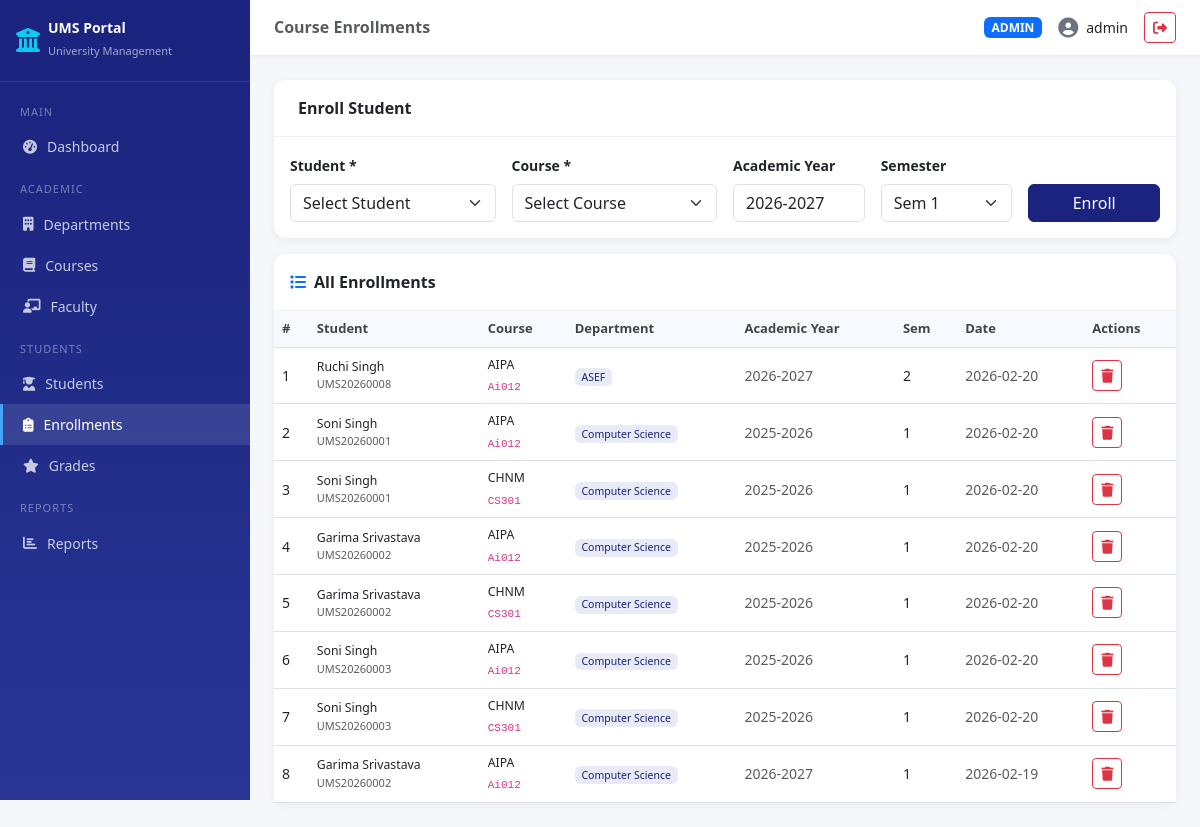
The page /enrollments (signed in) on the database its author committed.
### tables this page shows
CREATE TABLE enrollments (
                    enrollment_id INTEGER PRIMARY KEY AUTOINCREMENT,
                    student_id    INTEGER NOT NULL,
                    course_id     INTEGER NOT NULL,
                    academic_year TEXT NOT NULL,
                    semester      INTEGER NOT NULL,
                    enrolled_on   TEXT DEFAULT (datetime('now')),
                    UNIQUE(student_id, course_id, academic_year),
                    FOREIGN KEY (student_id) REFERENCES students(student_id) ON DELETE CASCADE,
                    FOREIGN KEY (course_id)  REFERENCES courses(course_id)  ON DELETE CASCADE
                );

CREATE TABLE students (
                    student_id     INTEGER PRIMARY KEY AUTOINCREMENT,
                    enrollment_no  TEXT NOT NULL UNIQUE,
                    first_name     TEXT NOT NULL,
                    last_name      TEXT NOT NULL,
                    email          TEXT NOT NULL UNIQUE,
                    phone          TEXT,
                    dob            TEXT,
                    gender         TEXT,
                    dept_id        INTEGER NOT NULL,
                    semester       INTEGER NOT NULL,
                    admission_year INTEGER NOT NULL,
                    status         TEXT DEFAULT 'Active',
                    created_at     TEXT DEFAULT (datetime('now')),
                    FOREIGN KEY (dept_id) REFERENCES departments(dept_id)
                );

CREATE TABLE courses (
                    course_id   INTEGER PRIMARY KEY AUTOINCREMENT,
                    course_name TEXT NOT NULL,
                    course_code TEXT NOT NULL UNIQUE,
                    credits     INTEGER NOT NULL,
                    dept_id     INTEGER NOT NULL,
                    semester    INTEGER NOT NULL,
                    FOREIGN KEY (dept_id) REFERENCES departments(dept_id)
                );

CREATE TABLE departments (
                    dept_id    INTEGER PRIMARY KEY AUTOINCREMENT,
                    dept_name  TEXT NOT NULL UNIQUE,
                    dept_code  TEXT NOT NULL UNIQUE,
                    hod_name   TEXT,
                    created_at TEXT DEFAULT (datetime('now'))
                );

### app.py (the view, shortened to what this page needs)
@app.route('/enrollments', methods=['GET', 'POST'])
@login_required('admin')
def enrollments():
    enroll_list = db.fetch_all("""
        SELECT e.*, s.first_name||' '||s.last_name as student_name,
               s.enrollment_no, c.course_name, c.course_code, d.dept_name
        FROM enrollments e
        JOIN students s ON e.student_id=s.student_id
        JOIN courses c  ON e.course_id=c.course_id
        JOIN departments d ON s.dept_id=d.dept_id
        ORDER BY e.enrolled_on DESC
    """)
    students_list = db.fetch_all(
        "SELECT student_id, first_name||' '||last_name as name, enrollment_no FROM students WHERE status='Active'"
    )
    courses_list = db.fetch_all("SELECT course_id, course_name, course_code FROM courses")
    year = datetime.now().year
    return render_template('enrollments.html', enrollments=enroll_list,
                           students=students_list, courses=courses_list,
                           academic_year=f"{year}-{year+1}")

### app.py (called while the page is built)
def login_required(role=None):
    def decorator(f):
        @wraps(f)
        def wrapper(*args, **kwargs):
            if 'user_id' not in session:
                flash('Please login first!', 'warning')
                return redirect(url_for('login'))
            if role and session.get('role') != role and session.get('role') != 'admin':
                flash('Access denied!', 'danger')
                return redirect(url_for('dashboard'))
            return f(*args, **kwargs)
        return wrapper
    return decorator

    def get_connection(self):
        conn = sqlite3.connect(self.db_path)
        conn.row_factory = sqlite3.Row
        conn.execute("PRAGMA foreign_keys = ON")
        return conn

    def fetch_all(self, query, params=()):
        conn = self.get_connection()
        try:
            cur = conn.execute(query, params)
            return [dict(row) for row in cur.fetchall()]
        except sqlite3.Error as e:
            raise Exception(f"Fetch error: {e}")
        finally:
            conn.close()

### templates/enrollments.html (shortened to what this page needs)
{% extends "base.html" %}
{% block page_title %}Course Enrollments{% endblock %}
{% block content %}
{% if session.role == 'admin' %}
<div class="card mb-3">
    <div class="card-header py-3">Enroll Student</div>
    <div class="card-body">
        <form method="POST" class="row g-3">
            <div class="col-md-3">
                <label class="form-label small fw-semibold">Student *</label>
                <select name="student_id" class="form-select" required>
                    <option value="">Select Student</option>
                </select>
            </div>
            <div class="col-md-3">
                <label class="form-label small fw-semibold">Course *</label>
                <select name="course_id" class="form-select" required>
                    <option value="">Select Course</option>
                </select>
            </div>
            <div class="col-md-2">
                <label class="form-label small fw-semibold">Academic Year</label>
                <input type="text" name="academic_year" class="form-control" value="{{ academic_year }}" required>
            </div>
            <div class="col-md-2">
                <label class="form-label small fw-semibold">Semester</label>
                <select name="semester" class="form-select" required>
                    {% for i in range(1,9) %}<option value="{{ i }}">Sem {{ i }}</option>{% endfor %}
                </select>
            </div>
            <div class="col-md-2 d-flex align-items-end">
                <button type="submit" class="btn btn-primary w-100">Enroll</button>
            </div>
        </form>
    </div>
</div>
{% endif %}
<div class="card">
    <div class="card-header py-3"><i class="fas fa-list me-2 text-primary"></i>All Enrollments</div>
    <div class="card-body p-0">
        <table class="table table-hover mb-0">
            <thead>
                <tr><th>#</th><th>Student</th><th>Course</th><th>Department</th><th>Academic Year</th><th>Sem</th><th>Date</th><th>Actions</th></tr>
            </thead>
            <tbody>
                {% for e in enrollments %}
                <tr>
                    <td>{{ loop.index }}</td>
                    <td>
                        <div class="fw-medium small">{{ e.student_name }}</div>
                        <div class="text-muted" style="font-size:11px">{{ e.enrollment_no }}</div>
                    </td>
                    <td>
                        <div class="small">{{ e.course_name }}</div>
                        <code style="font-size:11px">{{ e.course_code }}</code>
                    </td>
                    <td><span class="badge badge-dept small">{{ e.dept_name }}</span></td>
                    <td class="text-muted small">{{ e.academic_year }}</td>
                    <td>{{ e.semester }}</td>
                    <td class="text-muted small">{{ e.enrolled_on[:10] }}</td>
                    <td>
                        {% if session.role == 'admin' %}
                        <a href="{{ url_for('delete_enrollment', enrollment_id=e.enrollment_id) }}"
                           class="btn btn-xs btn-outline-danger btn-sm"
                           onclick="return confirm('Delete this enrollment?')" title="Delete">
                            <i class="fas fa-trash"></i>
                        </a>
                        {% else %}
                        -
                        {% endif %}
                    </td>
                </tr>
                {% else %}
                <tr><td colspan="8" class="text-center text-muted py-4">No enrollments yet</td></tr>
                {% endfor %}
            </tbody>
        </table>
    </div>
</div>
{% endblock %}

### templates/base.html (style rules this page uses)
:root { --primary: #1a237e; --secondary: #283593; --accent: #42a5f5; --sidebar-width: 250px; }
body { background: #f5f7fb; font-family: 'Segoe UI', sans-serif; }
.card { border: none; border-radius: 12px; box-shadow: 0 2px 8px rgba(0,0,0,.06); }
.card-header { background: white; border-bottom: 1px solid #f0f0f0; border-radius: 12px 12px 0 0 !important; font-weight: 600; }
.btn-primary { background: var(--primary); border-color: var(--primary); }
.table th { background: #f8f9ff; color: #444; font-weight: 600; font-size: 13px; }
.table td { font-size: 14px; vertical-align: middle; }
.badge-dept { background: #e8eaf6; color: var(--primary); font-weight: 500; }

### rows shown on the page
enrollments: student_name "Ruchi Singh", enrollment_no "UMS20260008", course_name "AIPA", course_code "Ai012", dept_name "ASEF", academic_year "2026-2027", semester "2", enrolled_on "2026-02-20"
enrollments: student_name "Soni Singh", enrollment_no "UMS20260001", course_name "AIPA", course_code "Ai012", dept_name "Computer Science", academic_year "2025-2026", semester "1", enrolled_on "2026-02-20"
enrollments: student_name "Soni Singh", enrollment_no "UMS20260001", course_name "CHNM", course_code "CS301", dept_name "Computer Science", academic_year "2025-2026", semester "1", enrolled_on "2026-02-20"
enrollments: student_name "Garima Srivastava", enrollment_no "UMS20260002", course_name "AIPA", course_code "Ai012", dept_name "Computer Science", academic_year "2025-2026", semester "1", enrolled_on "2026-02-20"
enrollments: student_name "Garima Srivastava", enrollment_no "UMS20260002", course_name "CHNM", course_code "CS301", dept_name "Computer Science", academic_year "2025-2026", semester "1", enrolled_on "2026-02-20"
enrollments: student_name "Soni Singh", enrollment_no "UMS20260003", course_name "AIPA", course_code "Ai012", dept_name "Computer Science", academic_year "2025-2026", semester "1", enrolled_on "2026-02-20"
enrollments: student_name "Soni Singh", enrollment_no "UMS20260003", course_name "CHNM", course_code "CS301", dept_name "Computer Science", academic_year "2025-2026", semester "1", enrolled_on "2026-02-20"
enrollments: student_name "Garima Srivastava", enrollment_no "UMS20260002", course_name "AIPA", course_code "Ai012", dept_name "Computer Science", academic_year "2026-2027", semester "1", enrolled_on "2026-02-19"

### other values the page prints
{{ session.get('role', '') | upper }} "ADMIN"
{{ session.get('username', '') }} "admin"
